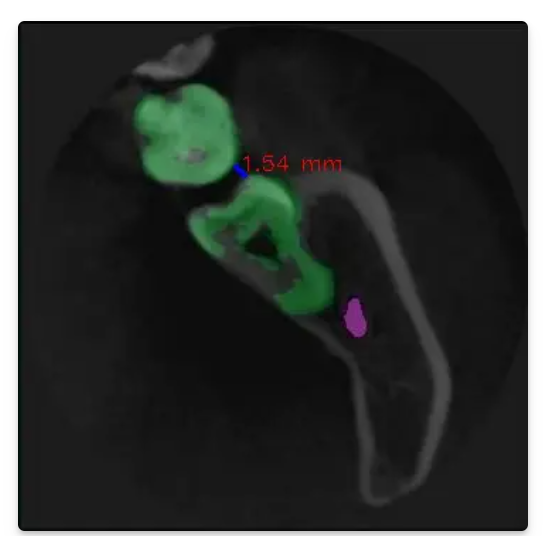
#> input picture FastAPI/image.png, 548 x 536 px
$ python equalize.py
#> lines starting #> are read from the running program, lines starting #| are printed output that depends on the picture
import matplotlib.pyplot as plt
import numpy as np
import cv2

nemo = cv2.imread('image.png')
#> nemo is the input picture: shape (536, 548, 3); mean B, G, R 52.9, 55.4, 52.1
nemo = cv2.cvtColor(nemo, cv2.COLOR_BGR2RGB)
hsv_nemo = cv2.cvtColor(nemo, cv2.COLOR_RGB2HSV)
#> hsv_nemo: shape (536, 548, 3); mean H, S, V 10.3, 14.7, 55.9


light_green = (73, 143, 92)
dark_green = (25, 93, 38)

mask = cv2.inRange(hsv_nemo, light_green, dark_green)
#> mask: shape (536, 548); every value is 0

result = cv2.bitwise_and(nemo, nemo, mask=mask)
#> result: shape (536, 548, 3); every value is 0

from matplotlib.colors import hsv_to_rgb

lo_square = np.full((10, 10, 3), light_green, dtype=np.uint8) / 255.0
do_square = np.full((10, 10, 3), dark_green, dtype=np.uint8) / 255.0

plt.subplot(1, 2, 1)
plt.imshow(hsv_to_rgb(do_square))
plt.subplot(1, 2, 2)
plt.imshow(hsv_to_rgb(lo_square))
plt.show()
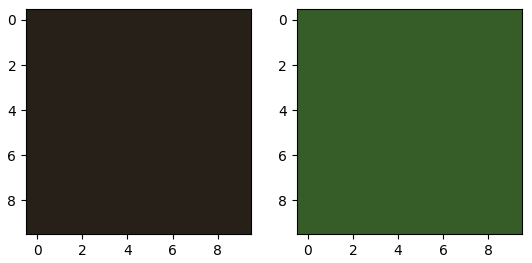
#> figure drawn by matplotlib, 2 panels
